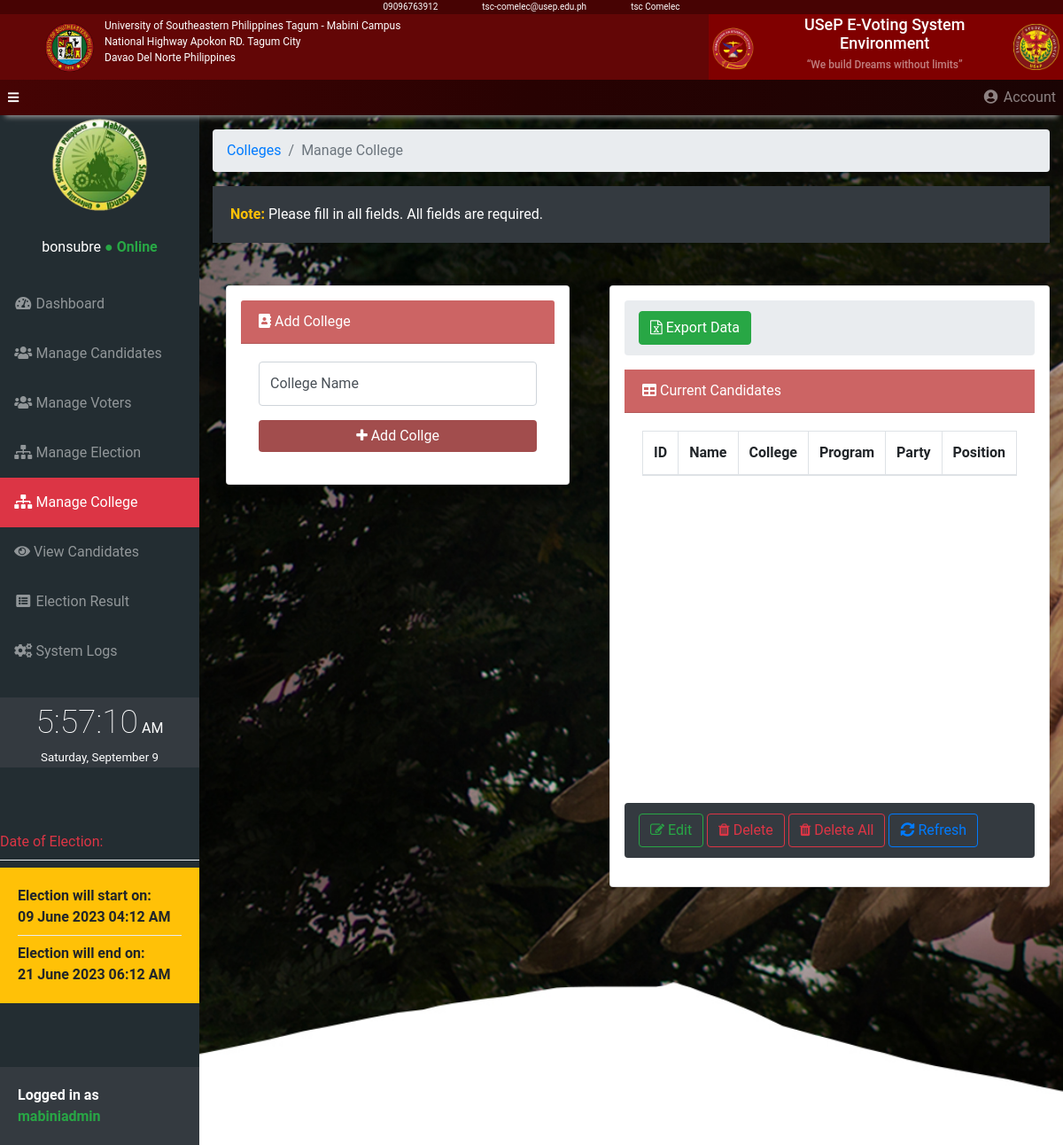
Page /admin/manage_college.php (signed in) on the committed database.
### tables this page shows
CREATE TABLE `tbelectiondate` (
  `id` int(10) UNSIGNED NOT NULL,
  `start_date` varchar(50) NOT NULL,
  `end_date` varchar(50) NOT NULL,
  `start_time` varchar(50) NOT NULL,
  `end_time` varchar(50) NOT NULL
);

### src/includes/add_nominee_add.php (called while the page is built, shortened)
<?php
  $conn = new mysqli(DB_HOST,DB_USER,DB_PASS,DB_NAME);
  $query  = "SELECT * FROM tbelectiondate";
  $dates = array();
  $result = mysqli_query($conn,$query);
  while ($row = mysqli_fetch_assoc($result)) {
    $dates[] = $row;
  }
?>

### src/admin/manage_college.php (the view, shortened to what this page needs)
<?php
include '../includes/add_nominee_add.php';
?>
<!DOCTYPE html>
<html lang="en">
<head>
    <link href="../vendor/bootstrap/css/bootstrap.min.css" rel="stylesheet">
    <link href="../vendor/fontawesome-free/css/all.min.css" rel="stylesheet" type="text/css">
    <link href="../vendor/datatables/dataTables.bootstrap4.css" rel="stylesheet">
    <link href="../css/sb-admin.css" rel="stylesheet">
    <link href="https://cdnjs.cloudflare.com/ajax/libs/font-awesome/4.3.0/css/font-awesome.css" rel="stylesheet"  type='text/css'>
    <link rel="stylesheet" href="../css/add_nominee.css">
    <link rel="stylesheet" href="../css/toastr.css">
    <link rel="stylesheet" href="../css/time.css">
    <link rel="stylesheet" href="../headerStyle.css">
</head>
<body id="page-top">
<div class="header container-fluid d-flex justify-content-center">
    <div class="d-flex text-white">
        <p>09096763912</p>
        <p class="center-Text">tsc-comelec@usep.edu.ph</p>
        <p>tsc Comelec</p>
    </div>
</div>
<div class="main-header container-fluid">
    <div class="row header-main">
        <div class="col-md-8 px-5  text-white d-flex align-content-center align-items-center ">
            <img class="img_logo img-fluid d-none d-md-block" id="logo" src="../img/usep_logo.png" alt="">
            <p class="pt-1 d-none d-md-block">University of Southeastern Philippines Tagum - Mabini Campus <br> National Highway Apokon RD. Tagum City <br>Davao Del Norte Philippines</p>
        </div>
        <div class="col-md-4 p-0 text-white d-flex justify-content-center align-items-center text-center" style="background-color: maroon;">
            <img id="logo" class="img_logo p-1 img-fluid" src="../img/comelec_logo.png" alt="">
            <p class="h1" style="font-size: 18px;margin-right: 10px;">USeP E-Voting System Environment  <br><q class="h6 text-white-50" style="font-size: 12px;">We build Dreams without limits</q></p>
            <img class="img_logo p-1" src="../img/tsc_logo.png" alt="">
        </div>
    </div>
</div>
<nav class="navbar navbar-expand navbar-dark static-top p-0" style="background: rgb(138,53,53);
  background: linear-gradient(90deg, rgb(70,4,4) 0%, rgb(40,2,2) 50%, rgb(26,4,4) 100%);
  -webkit-box-shadow: 0 8px 6px -6px #999;
  -moz-box-shadow: 0 8px 6px -6px #999;
  box-shadow: 0 8px 6px -6px #999;">
    <button class="btn btn-link btn-sm text-white order-1 order-sm-0" id="sidebarToggle" href="#">
        <i class="fas fa-bars"></i>
    </button>
    <ul class="navbar-nav ml-auto ml-md-12">
        <li class="nav-item dropdown no-arrow">
            <a class="nav-link dropdown-toggle" href="#" id="userDropdown" role="button" data-toggle="dropdown" aria-haspopup="true" aria-expanded="false">
                <i class="fas fa-user-circle fa-fw"></i> Account
            </a>
        </li>
    </ul>
</nav>
<div id="wrapper" style=" background:url('../img/usep_bkg.jpg'); background-repeat: no-repeat; background-size: cover ">
    <ul class="sidebar navbar-nav">
        <li class="text-center">
            <?php echo '<img width="50%" src="../img/campus_admin_logo/'.$_SESSION['campus'].'.png'.'"/>' ?><br><br>
            <span class="text-white "><?php if(isset($_SESSION['loggedName'])) echo ($_SESSION['loggedName']) ?></span> <span class="text-success font-weight-bold">● Online</span>
        </li><br>
        <li class="nav-item">
            <a class="nav-link" href="../admin/home.php">
                <i class="fas fa-fw fa-tachometer-alt"></i>
                <span>Dashboard</span>
            </a>
        </li>
        <li class="nav-item ">
            <a class="nav-link" href="../admin/manage_candidate.php">
                <i class="fas fa-fw fa-users"></i>
                <span>Manage Candidates</span></a>
        </li>
        <li class="nav-item">
            <a class="nav-link" href="../admin/manage_voter.php">
                <i class="fas fa-fw fa-users"></i>
                <span>Manage Voters</span></a>
        </li>
        <li class="nav-item">
            <a class="nav-link" href="../admin/manage_election.php">
                <i class="fas fa-fw fa-sitemap"></i>
                <span>Manage Election</span></a>
        </li>
        <li class="nav-item active bg-danger">
            <a class="nav-link" href="../admin/manage_college.php">
                <i class="fas fa-fw fa-sitemap"></i>
                <span>Manage College</span></a>
        </li>
        <li class="nav-item">
            <a class="nav-link" href="../admin/view_nominees.php">
                <i class="fas fa-eye"></i>
                <span>View Candidates</span></a>
        </li>
        <li class="nav-item">
            <a class="nav-link" href="../admin/election_result.php">
                <i class="fas fa-fw fa-list-alt"></i>
                <span>Election Result</span></a>
        </li>
        <li class="nav-item">
            <a class="nav-link" href="../admin/system_logs.php">
                <i class="fas fa-fw fa-cogs"></i>
                <span>System Logs</span></a>
        </li>
        <br>
        <div class="nav-item">
            <div class="time bg-dark">
                <span class="hms"></span>
                <span class="ampm"></span>
                <br>
                <span class="date"></span>
            </div>
        </div>
        <br><br><br>
        <li class="nav-item">
            <?php foreach($dates as $date) :  ?>
                <span class="text-danger font-weigh-bold">Date of Election: </span>
                <div class="dropdown-divider"></div>
                <div class="card-body bg-warning font-weight-bold">
                    <span>Election will start on: <br> <?= $date['start_date']." ".$date['start_time'] ?> </span>
                    <div class="dropdown-divider"></div>
                    <span>Election will end on: <br> <?= $date['end_date']." ".$date['end_time']  ?></span>
                </div>
            <?php endforeach ?>
        </li>
        <br><br><br>
        <li>
            <footer>
                <div class="card-body bg-dark text-white font-weight-bold">Logged in as <br><span class="text-success"><?php if(isset($_SESSION['username'])) echo strtolower($_SESSION['username']) ?></span></div>
            </footer>
        </li>
    </ul>
    <div id="content-wrapper">
        <div class="container-fluid">
            <ol class="breadcrumb">
                <li class="breadcrumb-item">
                    <a href="#">Colleges</a>
                </li>
                <li class="breadcrumb-item active">Manage College</li>
            </ol>
            <div class="card-body bg-dark"><span class="text-warning font-weight-bold">Note:</span> <span class="text-white">Please fill in all fields. All fields are required.</span></div>
            <div>
                <div class="row">
                    <div class="col-sm">
                        <div class="container">
                            <div class="card card-register mx-auto mt-5 shadow p-3 mb-5 bg-white rounded">
                                <div style="background:#CC6464; color:white" class="card-header"><i class="fas fa-address-book"></i> Add College</div>
                                <div class="card-body">
                                    <form  id="addNomineeForm" method="post" enctype="multipart/form-data">
                                        <div class="form-group">
                                            <div class="form-row">
                                                <div class="col-md-12">
                                                    <div class="form-label-group">
                                                        <input type="text" id="CollegeName" name="studID" class="form-control" placeholder="CollegeName">
                                                        <label for="CollegeName">College Name</label>
                                                    </div>
                                                </div>
                                            </div>
                                        </div>
                                        <button id="add" class="btn btn-block" name="submit" type="submit" ><i class="fa fa-plus" aria-hidden="true"></i>
                                            Add Collge</button>
                                    </form>
                                </div>
                            </div>
                        </div>
                    </div>
                    <div class="col-sm">
                        <div class="card card-register mx-auto mt-5 shadow p-3 mb-5 bg-white rounded">
                            <div class="breadcrumb"><form method="post"><button data-toggler="tooltip" title="Click to generate excel" class="btn btn-success float-left" name="export"><i class="fa fa-file-excel-o" aria-hidden="true"></i>
                                        Export Data</button></form></div>
                            <div style="background:#CC6464; color:white" class="card-header"><i class="fas fa-table"></i> Current Candidates</div>
                            <div class="card-body">
                                <div style="height: 400px; width: 100%;overflow-y: auto;">
                                    <table id="nominees" class="table table-bordered">
                                        <thead>
                                        <tr>
                                            <th>ID</th>
                                            <th>Name</th>
                                            <th>College</th>
                                            <th>Program</th>
                                            <th>Party</th>
                                            <th>Position</th>
                                        </tr>
                                        </thead>
                                    </table>
                                </div>
                            </div>
                            <div>
                                <ol class="breadcrumb bg-dark">
                                    <li>
                                        <a id="edit" data-toggle = "tooltip" title="Click to edit a candidate"  class="btn btn-outline-success" href="#"><i class="fa fa-pencil-square-o" aria-hidden="true"></i>
                                            Edit</a>
                                        <a id="delete"  data-toggle="tooltip" title="Click to remove candidate"  class="btn btn-outline-danger" href="#"><i class="fa fa-trash" aria-hidden="true"></i>
                                            Delete</a>
                                        <a id="deleteAll" data-toggle = "modal" data-toggle="tooltip" title="Click to remove all candidates" data-target="#deleteAllModal" class="btn btn-outline-danger" href="#"><i class="fa fa-trash" aria-hidden="true"></i>
                                            Delete All</a>
                                        <button data-toggler="tooltip" title="Click to refresh candidate list"  class="btn btn-outline-primary" onClick="window.location.reload();"><i class="fas fa-sync-alt"></i> Refresh</button>
                                    </li>
                                </ol>
                            </div>
                        </div>
                    </div>
                </div>
            </div>
        </div>
    </div>
</div>
<link href="https://unpkg.com/gijgo@1.9.13/css/gijgo.min.css" rel="stylesheet" type="text/css" />
<link
        rel="stylesheet"
        href="https://cdnjs.cloudflare.com/ajax/libs/animate.css/4.0.0/animate.min.css"
/>
</body>
</html>

### src/css/sb-admin.css (style rules this page uses)
html { position: relative; min-height: 100%; }
body { height: 100%; font-family: 'Roboto', sans-serif; }
#wrapper { display: -webkit-box; display: -ms-flexbox; display: flex; }
#wrapper #content-wrapper { overflow-x: hidden; width: 100%; padding-top: 1rem; padding-bottom: 80px; }
.navbar-nav .nav-item.active .nav-link { color: #fff; }
.navbar-nav .nav-item.dropdown .dropdown-toggle::after { width: 1rem; text-align: center; float: right; vertical-align: 0; border: 0; font-weight: 900; content: '\f105'; font-family: 'Font Awesome 5 Free', serif; }
.navbar-nav .nav-item.dropdown.no-arrow .dropdown-toggle::after { display: none; }
.navbar { background: rgb(138,53,53); background: linear-gradient(90deg, rgba(138,53,53,1) 0%, rgba(138,53,53,1) 35%, rgba(209,104,104,1) 100%); -webkit-box-shadow: 0 8px 6px -6px #999; -moz-box-shadow: 0 8px 6px -6px #999; box-shadow: 0 8px 6px -6px #999; padding: 10px; }
.sidebar { width: 90px !important; background: #232D32; min-height: calc(100vh - 56px); }
.sidebar .nav-item .nav-link { text-align: center; padding: 0.75rem 1rem; width: 90px; }
.sidebar .nav-item .nav-link span { font-size: 0.65rem; display: block; }
.sidebar .nav-item .nav-link { color: rgba(255, 255, 255, 0.5); }
@media (min-width: 768px) { .sidebar { width: 225px !important; } }
@media (min-width: 768px) { .sidebar .nav-item .nav-link { display: block; width: 100%; text-align: left; padding: 1rem; width: 225px; } }
@media (min-width: 768px) { .sidebar .nav-item .nav-link span { font-size: 1rem; display: inline; } }
:root { --input-padding-x: 0.75rem; --input-padding-y: 0.75rem; }
.card-register { max-width: 40rem; }
.form-label-group { position: relative; }
.form-label-group > input, .form-label-group > label { padding: var(--input-padding-y) var(--input-padding-x); height: auto; }
.form-label-group > label { position: absolute; top: 0; left: 0; display: block; width: 100%; margin-bottom: 0; line-height: 1.5; color: #495057; border: 1px solid transparent; border-radius: 0.25rem; -webkit-transition: all 0.1s ease-in-out; transition: all 0.1s ease-in-out; }
.form-label-group input::placeholder { color: transparent; }
.form-label-group input:not(:placeholder-shown) { padding-top: calc(var(--input-padding-y) + var(--input-padding-y) * (2 / 3)); padding-bottom: calc(var(--input-padding-y) / 3); }
.form-label-group input:not(:placeholder-shown) ~ label { padding-top: calc(var(--input-padding-y) / 3); padding-bottom: calc(var(--input-padding-y) / 3); font-size: 12px; color: #777; }

### src/css/add_nominee.css (style rules this page uses)
.btn-primary,#add,#logout,#close,#close2 { background:#A24D4D;color:white;border:none }

### src/css/time.css (style rules this page uses)
.time { color: #fff; text-align: center; }
.hms { font-size: 28pt; font-weight: 200; }
.ampm { font-size: 12pt; }
.date { font-size: 10pt; }

### src/headerStyle.css (style rules this page uses)
* { margin: 0; padding: 0; }
body { position: relative; }
.header { width: 100%; height: 2vh; background-color: rgb(71, 3, 3); position: relative; }
.header .center-Text { font-size: 10px; margin-right: 50px; margin-left: 50px; }
.header p { font-size: 10px; }
.main-header { width: 100%; position: relative; -webkit-box-shadow: 0 8px 6px -6px #999; -moz-box-shadow: 0 8px 6px -6px #999; box-shadow: 0 8px 6px -6px #999; }
.img_logo { width: 60px; height:60px; }
.main-header p { font-size: 12px; margin-left: 10px; }
.header-main { background-color: rgb(99, 6, 6); position: relative; }

### rows in the picture
tbelectiondate: start_date "09 June 2023", start_time "04:12 AM", end_date "21 June 2023", end_time "06:12 AM"

### other values in the picture
$_SESSION['loggedName'] "bonsubre"
$_SESSION['username'] "mabiniadmin"
